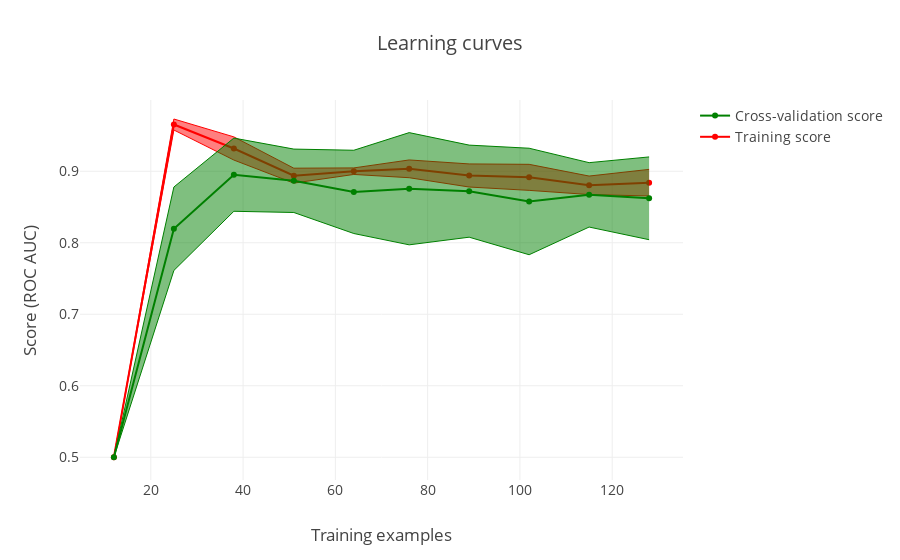

The cell this chart's notebook holds for it:
### Code cell
l = plot_learning_curve(
    estimator=final_model,
    X=X,
    y=y.ravel(),
    scoring=scoring,
    cv=5,
    train_sizes=np.linspace(.1, 1.0, 10))
py.iplot(l, filename='fatigue/learning_curve')

### Figure 1 — Plotly figure (JSON) as saved in the notebook; plotly's stock layout.template omitted (floating-point values rounded to 4 significant figures)
{"data": [{"marker": {"color": "red"}, "name": "Training score", "type": "scatter", "x": [12, 25, 38, 51, 64, 76, 89, 102, 115, 128], "y": [0.5, 0.9654, 0.9319, 0.8938, 0.9001, 0.9034, 0.8941, 0.8915, 0.8803, 0.884]}, {"line": {"color": "red", "width": 1}, "mode": "lines", "showlegend": false, "type": "scatter", "x": [12, 25, 38, 51, 64, 76, 89, 102, 115, 128], "y": [0.5, 0.9731, 0.9481, 0.9043, 0.9047, 0.9158, 0.9102, 0.9097, 0.8933, 0.9026]}, {"fill": "tonexty", "line": {"color": "red", "width": 1}, "mode": "lines", "showlegend": false, "type": "scatter", "x": [12, 25, 38, 51, 64, 76, 89, 102, 115, 128], "y": [0.5, 0.9577, 0.9156, 0.8834, 0.8955, 0.891, 0.8779, 0.8733, 0.8674, 0.8654]}, {"marker": {"color": "green"}, "name": "Cross-validation score", "type": "scatter", "x": [12, 25, 38, 51, 64, 76, 89, 102, 115, 128], "y": [0.5, 0.8196, 0.8952, 0.8867, 0.8711, 0.8756, 0.8722, 0.8577, 0.867, 0.8621]}, {"line": {"color": "green", "width": 1}, "mode": "lines", "showlegend": false, "type": "scatter", "x": [12, 25, 38, 51, 64, 76, 89, 102, 115, 128], "y": [0.5, 0.878, 0.9464, 0.931, 0.9294, 0.954, 0.9365, 0.9322, 0.912, 0.92]}, {"fill": "tonexty", "line": {"color": "green", "width": 1}, "mode": "lines", "showlegend": false, "type": "scatter", "x": [12, 25, 38, 51, 64, 76, 89, 102, 115, 128], "y": [0.5, 0.7612, 0.844, 0.8423, 0.8129, 0.7971, 0.8078, 0.7832, 0.8219, 0.8043]}], "layout": {"font": {"size": 14}, "hovermode": "closest", "title": "Learning curves", "xaxis": {"title": "Training examples"}, "yaxis": {"title": "Score (ROC AUC)"}}}
